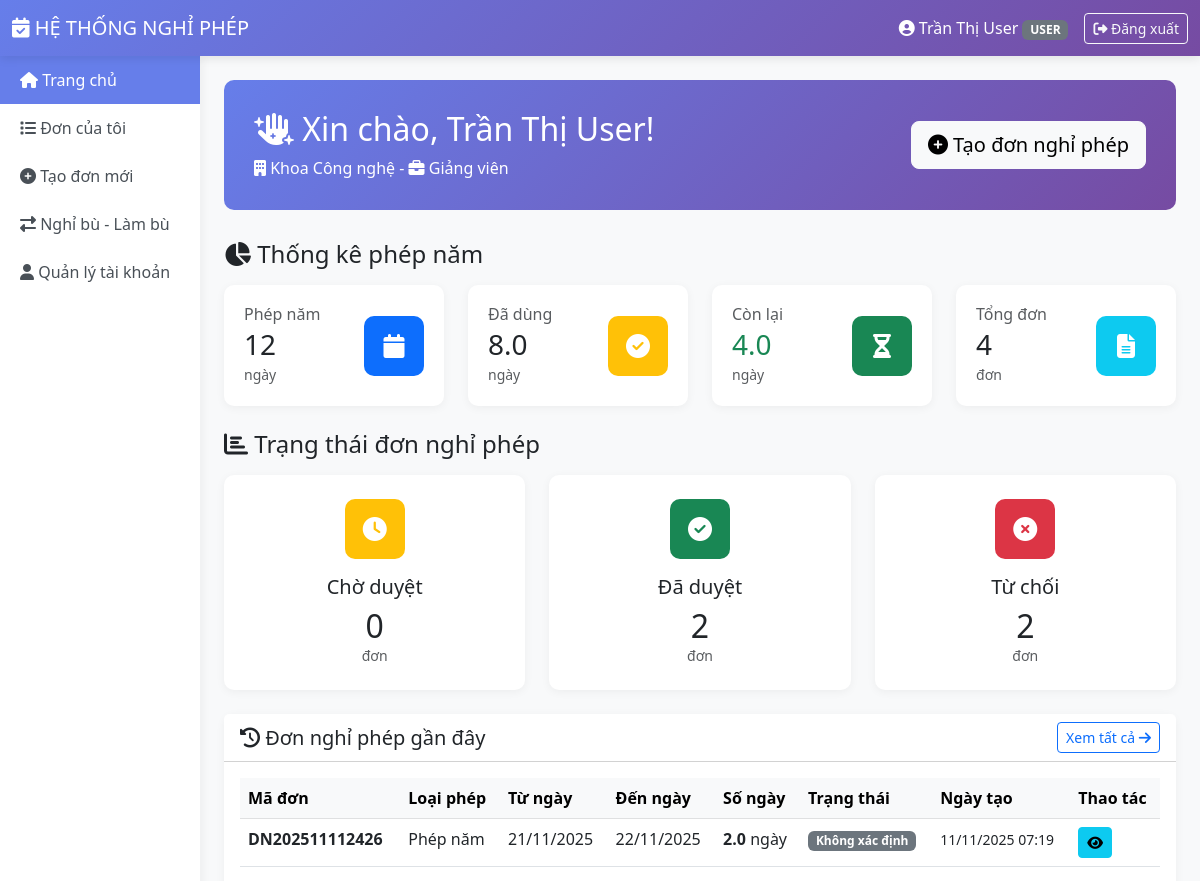
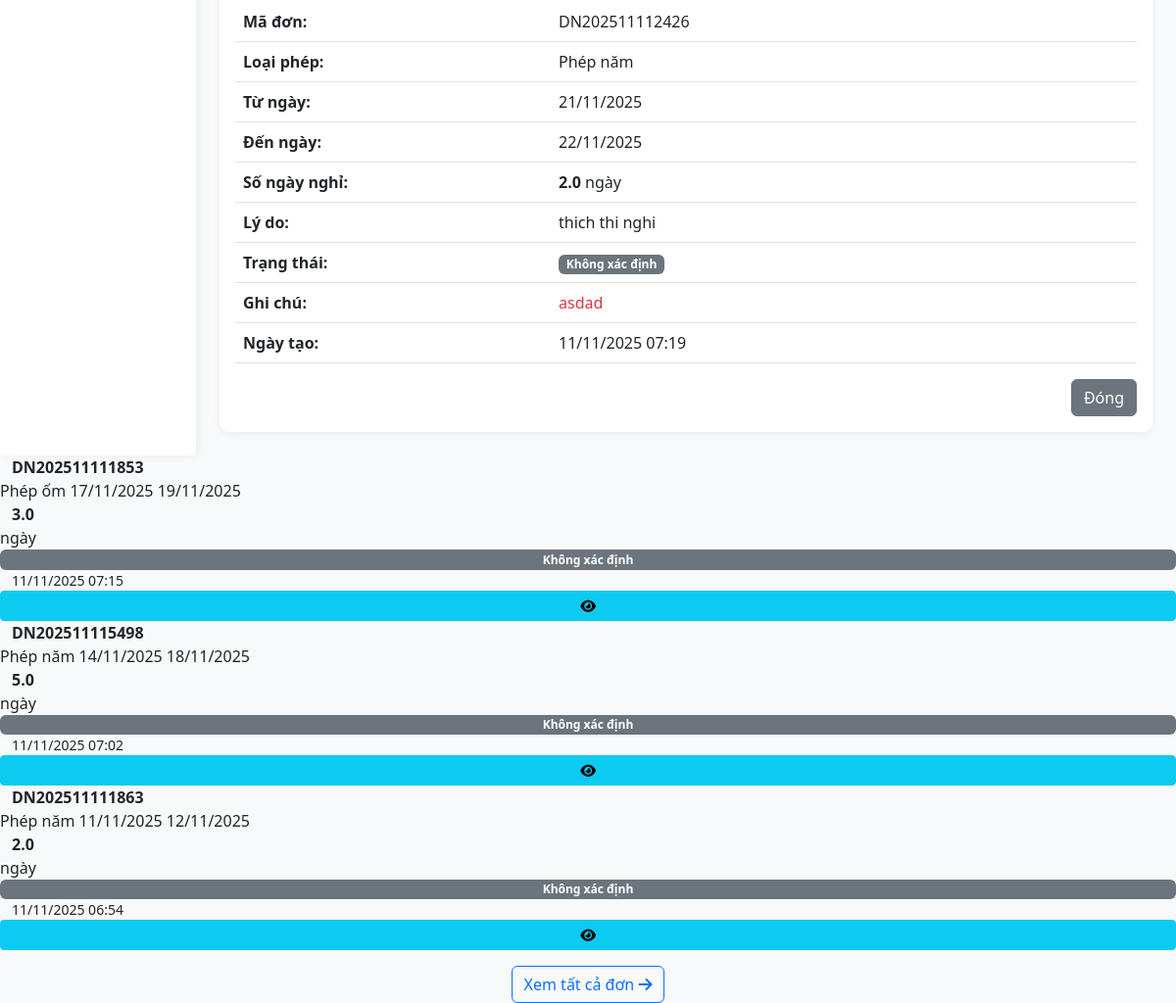
The app's page /views/user/dashboard.php (signed in) with its own data (2 pictures, top to bottom).
### tables this page shows
CREATE TABLE `nguoidung` (
  `MaNguoiDung` varchar(50) NOT NULL,
  `TenDangNhap` varchar(50) NOT NULL,
  `MatKhau` varchar(255) NOT NULL,
  `HoTen` varchar(100) NOT NULL,
  `Email` varchar(100) NOT NULL,
  `GioiTinh` enum('Nam','Nu') DEFAULT 'Nam',
  `ViTri` varchar(100) NOT NULL,
  `KhoaPhong` varchar(100) DEFAULT NULL,
  `MaVaiTro` int(11) NOT NULL DEFAULT 2,
  `NamBatDauLamViec` datetime DEFAULT NULL,
  `SoNgayPhepNam` int(11) DEFAULT 12,
  `SoNgayPhepDaDung` decimal(5,1) DEFAULT 0.0,
  `SoNgayPhepTonNamTruoc` decimal(5,1) DEFAULT 0.0 COMMENT 'Số ngày phép tồn từ năm trước (chỉ dùng được trong Q1)',
  `NamPhepTon` int(11) DEFAULT NULL,
  `NgayTao` timestamp NOT NULL DEFAULT current_timestamp()
);

CREATE TABLE `vaitro` (
  `MaVaiTro` int(11) NOT NULL,
  `TenVaiTro` varchar(50) NOT NULL,
  `MoTa` varchar(255) DEFAULT NULL,
  `NgayTao` timestamp NOT NULL DEFAULT current_timestamp()
);

CREATE TABLE `donnghiphep` (
  `MaDon` varchar(20) NOT NULL,
  `MaNguoiDung` varchar(50) NOT NULL,
  `NguoiTao` varchar(50) DEFAULT NULL,
  `LoaiPhep` varchar(50) NOT NULL,
  `LoaiDon` enum('Phep_thuong','Nghi_bu') DEFAULT 'Phep_thuong',
  `MaNghiBu` int(11) DEFAULT NULL,
  `NgayBatDauNghi` date NOT NULL,
  `NghiNuaNgayBatDau` enum('Khong','Sang','Chieu') DEFAULT 'Khong',
  `NgayKetThucNghi` date NOT NULL,
  `NghiNuaNgayKetThuc` enum('Khong','Sang','Chieu') DEFAULT 'Khong',
  `SoNgayNghi` decimal(5,1) NOT NULL,
  `LyDo` varchar(100) NOT NULL,
  `TrangThai` enum('WAITING','ACCEPT','DENY') DEFAULT 'WAITING',
  `GhiChuAdmin` varchar(100) DEFAULT NULL,
  `NgayTao` timestamp NOT NULL DEFAULT current_timestamp(),
  `NgayCapNhat` timestamp NOT NULL DEFAULT current_timestamp() ON UPDATE current_timestamp()
);

### views/user/dashboard.php (the view, shortened to what the rows shown need)
<?php
require_once __DIR__ . '/../../includes/session.php';
require_once __DIR__ . '/../../includes/functions.php';
$pdo = getDBConnection();
$currentUser = getCurrentUser();
$stmt = $pdo->prepare("
    SELECT n.*, v.TenVaiTro,
           (n.SoNgayPhepNam - n.SoNgayPhepDaDung) as SoNgayPhepConLai,
           COALESCE(n.SoNgayPhepTonNamTruoc, 0) as SoNgayPhepTonNamTruoc,
           n.NamPhepTon,
           CASE
               WHEN MONTH(CURDATE()) <= 3 AND n.NamPhepTon = YEAR(CURDATE()) - 1
               THEN COALESCE(n.SoNgayPhepTonNamTruoc, 0)
               ELSE 0
           END as PhepTonConDungDuoc,
           (n.SoNgayPhepNam - n.SoNgayPhepDaDung) +
           CASE
               WHEN MONTH(CURDATE()) <= 3 AND n.NamPhepTon = YEAR(CURDATE()) - 1
               THEN COALESCE(n.SoNgayPhepTonNamTruoc, 0)
               ELSE 0
           END as TongPhepCoTheDung
    FROM NguoiDung n
    JOIN VaiTro v ON n.MaVaiTro = v.MaVaiTro
    WHERE n.MaNguoiDung = ?
");
$stmt->execute([$currentUser['id']]);
$userInfo = $stmt->fetch();
$userInfo['ViTri'] = $userInfo['ViTri'] ?? 'Chưa cập nhật';
$userInfo['KhoaPhong'] = $userInfo['KhoaPhong'] ?? 'Chưa cập nhật';
$userInfo['SoNgayPhepTonNamTruoc'] = $userInfo['SoNgayPhepTonNamTruoc'] ?? 0;
$stmt = $pdo->prepare("SELECT COUNT(*) FROM DonNghiPhep WHERE MaNguoiDung = ? AND TrangThai = 'WAITING'");
$stmt->execute([$currentUser['id']]);
$waitingLeaves = $stmt->fetchColumn();
$stmt = $pdo->prepare("SELECT COUNT(*) FROM DonNghiPhep WHERE MaNguoiDung = ? AND TrangThai = 'ACCEPT'");
$stmt->execute([$currentUser['id']]);
$acceptedLeaves = $stmt->fetchColumn();
$stmt = $pdo->prepare("SELECT COUNT(*) FROM DonNghiPhep WHERE MaNguoiDung = ? AND TrangThai = 'DENY'");
$stmt->execute([$currentUser['id']]);
$deniedLeaves = $stmt->fetchColumn();
$stmt = $pdo->prepare("
    SELECT * FROM DonNghiPhep
    WHERE MaNguoiDung = ?
    ORDER BY NgayTao DESC
    LIMIT 5
");
$stmt->execute([$currentUser['id']]);
$recentLeaves = $stmt->fetchAll();
?>
<!DOCTYPE html>
<html lang="vi">
<head>
    <link href="https://cdn.jsdelivr.net/npm/bootstrap@5.3.0/dist/css/bootstrap.min.css" rel="stylesheet">
    <link rel="stylesheet" href="https://cdnjs.cloudflare.com/ajax/libs/font-awesome/6.4.0/css/all.min.css">
</head>
<body>
    <nav class="navbar navbar-expand-lg navbar-dark">
        <div class="container-fluid">
            <div class="ms-auto d-flex align-items-center">
                <span class="text-white me-3">
                    <i class="fas fa-user-circle"></i>
                    <?= htmlspecialchars($currentUser['fullname']) ?>
                    <?= getRoleBadge($currentUser['role']) ?>
                </span>
                <a href="../../controllers/AuthController.php?action=logout"
                   class="btn btn-outline-light btn-sm"
                   onclick="return confirm('Bạn có chắc muốn đăng xuất?')">
                    <i class="fas fa-sign-out-alt"></i> Đăng xuất
                </a>
            </div>
        </div>
    </nav>
    <div class="container-fluid">
        <div class="row">
            <div class="col-md-2 sidebar p-0">
            </div>
            <div class="col-md-10 p-4">
                <div class="welcome-card">
                    <div class="row align-items-center">
                        <div class="col-md-8">
                            <h2>
                                <i class="fas fa-hand-sparkles"></i>
                                Xin chào, <?= htmlspecialchars($userInfo['HoTen']) ?>!
                            </h2>
                            <p class="mb-0">
                                <i class="fas fa-building"></i> <?= htmlspecialchars($userInfo['KhoaPhong']) ?> -
                                <i class="fas fa-briefcase"></i> <?= htmlspecialchars($userInfo['ViTri']) ?>
                            </p>
                        </div>
                    </div>
                </div>
                <div class="row mb-4">
                    <div class="col-md-3">
                        <div class="card stat-card">
                            <div class="d-flex justify-content-between align-items-center">
                                <div>
                                    <h6 class="text-muted mb-1">Phép năm</h6>
                                    <h3 class="mb-0"><?= $userInfo['SoNgayPhepNam'] ?></h3>
                                    <small class="text-muted">ngày</small>
                                </div>
                            </div>
                        </div>
                    </div>
                    <div class="col-md-3">
                        <div class="card stat-card">
                            <div class="d-flex justify-content-between align-items-center">
                                <div>
                                    <h6 class="text-muted mb-1">Đã dùng</h6>
                                    <h3 class="mb-0"><?= number_format($userInfo['SoNgayPhepDaDung'], 1) ?></h3>
                                    <small class="text-muted">ngày</small>
                                </div>
                            </div>
                        </div>
                    </div>
                </div>
                <div class="row mb-4">
                    <div class="col-md-4">
                        <div class="card text-center p-4">
                            <h2 class="mb-0"><?= $waitingLeaves ?></h2>
                        </div>
                    </div>
                    <div class="col-md-4">
                        <div class="card text-center p-4">
                            <h2 class="mb-0"><?= $acceptedLeaves ?></h2>
                        </div>
                    </div>
                    <div class="col-md-4">
                        <div class="card text-center p-4">
                            <h2 class="mb-0"><?= $deniedLeaves ?></h2>
                        </div>
                    </div>
                </div>
                <div class="card">
                    <div class="card-body">
                        <?php if (empty($recentLeaves)): ?>
                            <div class="text-center py-5 text-muted">
                                <i class="fas fa-inbox fa-3x mb-3"></i>
                                <h5>Chưa có đơn nghỉ phép nào</h5>
                                <p>Nhấn nút bên dưới để tạo đơn nghỉ phép mới</p>
                                <a href="create_leave.php" class="btn btn-primary">
                                    <i class="fas fa-plus"></i> Tạo đơn mới
                                </a>
                            </div>
                        <?php else: ?>
                            <div class="table-responsive">
                                <table class="table table-hover">
                                    <thead class="table-light">
                                        <tr>
                                            <th>Mã đơn</th>
                                            <th>Loại phép</th>
                                            <th>Từ ngày</th>
                                            <th>Đến ngày</th>
                                            <th>Số ngày</th>
                                            <th>Trạng thái</th>
                                            <th>Ngày tạo</th>
                                            <th>Thao tác</th>
                                        </tr>
                                    </thead>
                                    <tbody>
                                        <?php foreach ($recentLeaves as $leave): ?>
                                        <tr>
                                            <td>
                                                <strong><?= htmlspecialchars($leave['MaDon']) ?></strong>
                                            </td>
                                            <td><?= htmlspecialchars($leave['LoaiPhep']) ?></td>
                                            <td><?= formatDate($leave['NgayBatDauNghi']) ?></td>
                                            <td><?= formatDate($leave['NgayKetThucNghi']) ?></td>
                                            <td><strong><?= number_format($leave['SoNgayNghi'], 1) ?></strong> ngày</td>
                                            <td><?= getStatusBadge($leave['TrangThai']) ?></td>
                                            <td>
                                                <small><?= formatDateTime($leave['NgayTao']) ?></small>
                                            </td>
                                            <td>
                                                <button type="button" class="btn btn-sm btn-info"
                                                        data-bs-toggle="modal"
                                                        data-bs-target="#viewModal<?= $leave['MaDon'] ?>">
                                                    <i class="fas fa-eye"></i>
                                                </button>
                                            </td>
                                        </tr>
                                        <div class="modal fade" id="viewModal<?= $leave['MaDon'] ?>" tabindex="-1">
                                            <div class="modal-dialog">
                                                <div class="modal-content">
                                                    <div class="modal-body">
                                                        <table class="table">
                                                            <tr>
                                                                <th width="35%">Mã đơn:</th>
                                                                <td><?= htmlspecialchars($leave['MaDon']) ?></td>
                                                            </tr>
                                                            <tr>
                                                                <th>Loại phép:</th>
                                                                <td><?= htmlspecialchars($leave['LoaiPhep']) ?></td>
                                                            </tr>
                                                            <tr>
                                                                <th>Từ ngày:</th>
                                                                <td><?= formatDate($leave['NgayBatDauNghi']) ?></td>
                                                            </tr>
                                                            <tr>
                                                                <th>Đến ngày:</th>
                                                                <td><?= formatDate($leave['NgayKetThucNghi']) ?></td>
                                                            </tr>
                                                            <tr>
                                                                <th>Số ngày nghỉ:</th>
                                                                <td><strong><?= number_format($leave['SoNgayNghi'], 1) ?></strong> ngày</td>
                                                            </tr>
                                                            <tr>
                                                                <th>Lý do:</th>
                                                                <td><?= nl2br(htmlspecialchars($leave['LyDo'])) ?></td>
                                                            </tr>
                                                            <tr>
                                                                <th>Trạng thái:</th>
                                                                <td><?= getStatusBadge($leave['TrangThai']) ?></td>
                                                            </tr>
                                                            <?php if (!empty($leave['GhiChuAdmin'])): ?>
                                                            <tr>
                                                                <th>Ghi chú:</th>
                                                                <td class="text-danger">
                                                                    <?= nl2br(htmlspecialchars($leave['GhiChuAdmin'])) ?>
                                                                </td>
                                                            </tr>
                                                            <?php endif; ?>
                                                            <tr>
                                                                <th>Ngày tạo:</th>
                                                                <td><?= formatDateTime($leave['NgayTao']) ?></td>
                                                            </tr>
                                                        </table>
                                                    </div>
                                                    <div class="modal-footer">
                                                        <button type="button" class="btn btn-secondary" data-bs-dismiss="modal">
                                                            Đóng
                                                        </button>
                                                    </div>
                                                </div>
                                            </div>
                                        </div>
                                        <?php endforeach; ?>
                                    </tbody>
                                </table>
                            </div>
                        <?php endif; ?>
                    </div>
                </div>
            </div>
        </div>
    </div>
</body>
</html>

### includes/functions.php (shortened to what the rows shown need)
<?php
function formatDate($date, $format = 'd/m/Y') {
    $timestamp = strtotime($date);
    return date($format, $timestamp);
}
function formatDateTime($datetime, $format = 'd/m/Y H:i') {
    $timestamp = strtotime($datetime);
    return date($format, $timestamp);
}
function getStatusBadge($status) {
    $badges = [
        'WAITING' => '<span class="badge bg-warning">Chờ duyệt</span>',
        'ACCEPT' => '<span class="badge bg-success">Đã duyệt</span>',
        'DENY' => '<span class="badge bg-danger">Từ chối</span>'
    ];
    return $badges[$status] ?? '<span class="badge bg-secondary">Không xác định</span>';
}
function getRoleBadge($role) {
    $badges = [
        'ADMIN' => '<span class="badge bg-danger">Admin</span>',
        'MANAGER' => '<span class="badge bg-primary">Quản lý</span>',
        'USER' => '<span class="badge bg-info">Nhân viên</span>'
    ];
    return $badges[$role] ?? '<span class="badge bg-secondary">' . htmlspecialchars($role) . '</span>';
}
?>

### records on screen
nguoidung: HoTen "Trần Thị User", MaVaiTro.TenVaiTro "USER", KhoaPhong "Khoa Công nghệ", ViTri "Giảng viên", SoNgayPhepNam "12", SoNgayPhepDaDung "8.0"
donnghiphep: MaDon "DN202511112426", LoaiPhep "Phép năm", NgayBatDauNghi "21/11/2025", NgayKetThucNghi "22/11/2025", SoNgayNghi "2.0", TrangThai "Không xác định Không xác định", NgayTao "11/11/2025 07:19", LyDo "thich thi nghi", GhiChuAdmin "asdad"
donnghiphep: MaDon "DN202511111853", LoaiPhep "Phép ốm", NgayBatDauNghi "17/11/2025", NgayKetThucNghi "19/11/2025", SoNgayNghi "3.0", TrangThai "Không xác định", NgayTao "11/11/2025 07:15"
donnghiphep: MaDon "DN202511115498", LoaiPhep "Phép năm", NgayBatDauNghi "14/11/2025", NgayKetThucNghi "18/11/2025", SoNgayNghi "5.0", TrangThai "Không xác định", NgayTao "11/11/2025 07:02"
donnghiphep: MaDon "DN202511111863", LoaiPhep "Phép năm", NgayBatDauNghi "11/11/2025", NgayKetThucNghi "12/11/2025", SoNgayNghi "2.0", TrangThai "Không xác định", NgayTao "11/11/2025 06:54"

### other values on screen
$userInfo['SoNgayPhepConLai'] "4.0"
$totalLeaves "4"
$waitingLeaves "0"
$acceptedLeaves "2"
$deniedLeaves "2"
